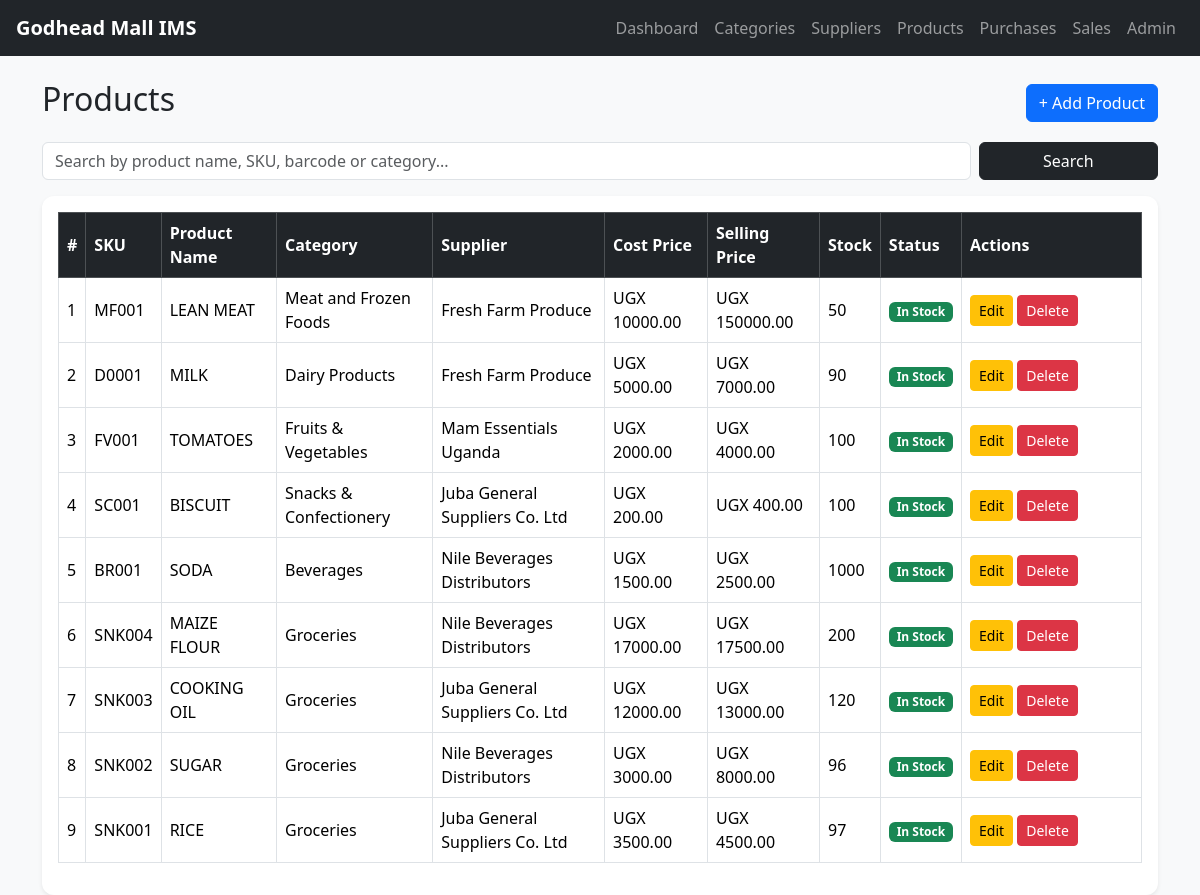
/products/, run on an earlier commit of the app's database.
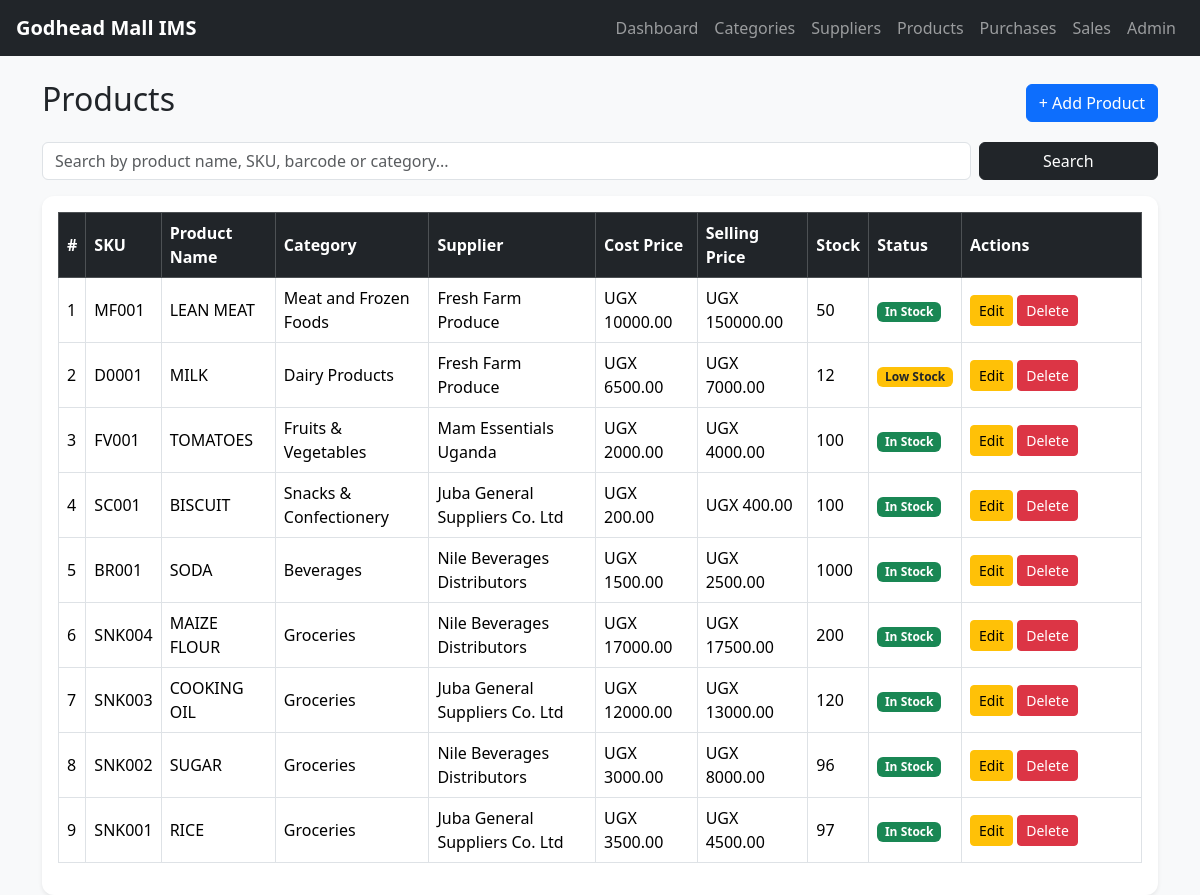
And on a later commit of the database.
### myinven/models.py (models this page shows, shortened)
class Product(models.Model):
    sku = models.CharField(max_length=50, unique=True)
    barcode = models.CharField(max_length=100, blank=True, null=True)
    product_name = models.CharField(max_length=200)
    category = models.ForeignKey(Category, on_delete=models.CASCADE, related_name='products')
    supplier = models.ForeignKey(Supplier, on_delete=models.SET_NULL, null=True, blank=True, related_name='products')
    description = models.TextField(blank=True, null=True)
    unit = models.CharField(max_length=50, default='pcs')
    cost_price = models.DecimalField(max_digits=12, decimal_places=2)
    selling_price = models.DecimalField(max_digits=12, decimal_places=2)
    quantity_in_stock = models.PositiveIntegerField(default=0)
    reorder_level = models.PositiveIntegerField(default=5)
    expiry_date = models.DateField(blank=True, null=True)
    created_at = models.DateTimeField(auto_now_add=True)
    updated_at = models.DateTimeField(auto_now=True)

class Category(models.Model):
    name = models.CharField(max_length=100, unique=True)
    description = models.TextField(blank=True, null=True)
    created_at = models.DateTimeField(auto_now_add=True)
    class Meta:
        verbose_name_plural = "Categories"

class Supplier(models.Model):
    supplier_name = models.CharField(max_length=150)
    contact_person = models.CharField(max_length=100, blank=True, null=True)
    phone = models.CharField(max_length=20)
    email = models.EmailField(blank=True, null=True)
    address = models.TextField(blank=True, null=True)
    created_at = models.DateTimeField(auto_now_add=True)
    def __str__(self):
        return self.supplier_name

### myinven/views.py (the view, shortened to what this page needs)
# urls.py: path('products/', views.product_list, name='product_list'),
def product_list(request):
    query = request.GET.get('q')
    products = Product.objects.select_related('category', 'supplier').all().order_by('-created_at')
    return render(request, 'inventory/product_list.html', {
        'products': products,
        'query': query
    })

### myinven/templates/inventory/product_list.html
{% extends 'inventory/base.html' %}
{% block content %}
<div class="d-flex justify-content-between align-items-center mb-3">
    <h2>Products</h2>
    <a href="{% url 'product_create' %}" class="btn btn-primary">+ Add Product</a>
</div>
<form method="get" class="mb-3">
    <div class="row g-2">
        <div class="col-md-10">
            <input type="text" name="q" class="form-control" placeholder="Search by product name, SKU, barcode or category..." value="{{ query|default:'' }}">
        </div>
        <div class="col-md-2">
            <button type="submit" class="btn btn-dark w-100">Search</button>
        </div>
    </div>
</form>
<div class="card shadow-sm p-3">
    <div class="table-responsive">
        <table class="table table-bordered table-hover">
            <thead class="table-dark">
                <tr>
                    <th>#</th>
                    <th>SKU</th>
                    <th>Product Name</th>
                    <th>Category</th>
                    <th>Supplier</th>
                    <th>Cost Price</th>
                    <th>Selling Price</th>
                    <th>Stock</th>
                    <th>Status</th>
                    <th width="180">Actions</th>
                </tr>
            </thead>
            <tbody>
                {% for product in products %}
                <tr>
                    <td>{{ forloop.counter }}</td>
                    <td>{{ product.sku }}</td>
                    <td>{{ product.product_name }}</td>
                    <td>{{ product.category.name }}</td>
                    <td>{{ product.supplier|default:"-" }}</td>
                    <td>UGX {{ product.cost_price }}</td>
                    <td>UGX {{ product.selling_price }}</td>
                    <td>{{ product.quantity_in_stock }}</td>
                    <td>
                        {% if product.quantity_in_stock == 0 %}
                            <span class="badge bg-danger">Out of Stock</span>
                        {% elif product.quantity_in_stock <= product.reorder_level %}
                            <span class="badge bg-warning text-dark">Low Stock</span>
                        {% else %}
                            <span class="badge bg-success">In Stock</span>
                        {% endif %}
                    </td>
                    <td>
                        <a href="{% url 'product_update' product.id %}" class="btn btn-sm btn-warning">Edit</a>
                        <a href="{% url 'product_delete' product.id %}" class="btn btn-sm btn-danger">Delete</a>
                    </td>
                </tr>
                {% empty %}
                <tr>
                    <td colspan="10" class="text-center">No products found.</td>
                </tr>
                {% endfor %}
            </tbody>
        </table>
    </div>
</div>
{% endblock %}

What changed in the data, as far as the page shows it:
changed Product "MILK": cost_price "5000.00" → "6500.00"; quantity_in_stock "90" → "12"; quantity_in_stock "In Stock" → "Low Stock"
